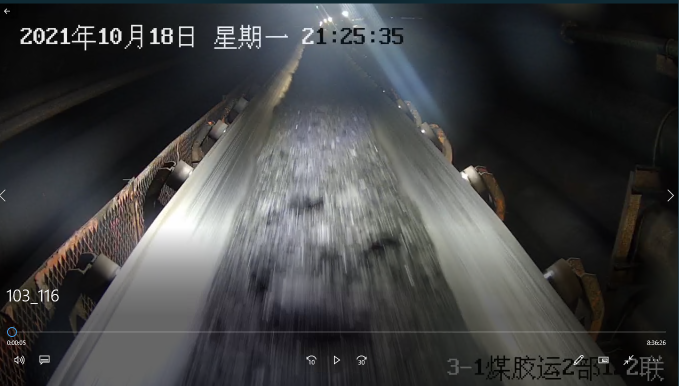
#> input picture CV/deblur/blur.png, 1357 x 771 px (shown at 1/2 size)
$ python '频谱图绘制.py'
#> lines starting #> are read from the running program, lines starting #| are printed output that depends on the picture
import cv2 as cv
import numpy as np
from numpy import fft
from matplotlib import pyplot as plt
from sklearn import preprocessing
import cmath
def main():
    # f = plt.imread("1.png")
    # f = cv.cvtColor(f, cv.COLOR_RGB2GRAY)
    f=cv.imread("blur.png", 0)
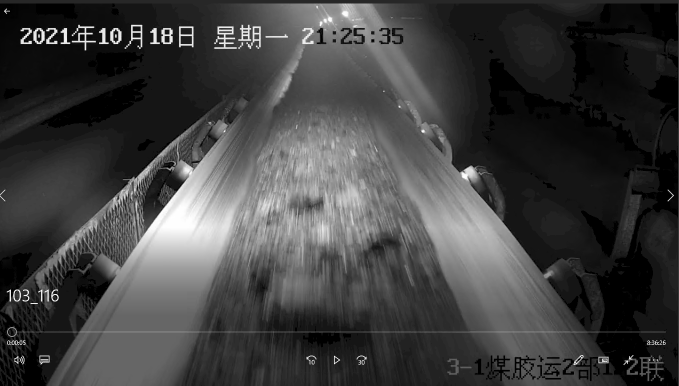
#> f: shape (771, 1357) (shown at 1/2 size); min 0, max 255, mean 63.6
    f = f[100:551, 500:951]
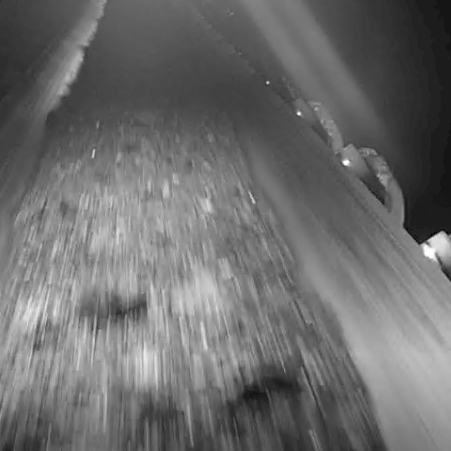
#> f: shape (451, 451); min 0, max 255, mean 108.6

    # [5 lines of commented-out code are left out]

    f = np.fft.fft2(f)
    fshift = np.fft.fftshift(f)
    ft = np.log(np.abs(fshift)+1e-4)
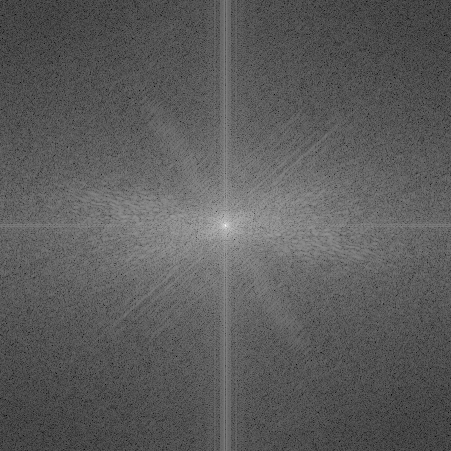
#> ft: shape (451, 451) float64; min 0.952, max 16.91, mean 6.73; drawn with min black and max white
    fft=preprocessing.MinMaxScaler(feature_range=(0, 1), copy=True)
    ishift = np.fft.ifftshift(fshift)
    iimg = np.fft.ifft2(ishift)
    iimg = np.abs(iimg)


    plt.figure("ift")
    plt.imshow(iimg, "gray")
    plt.figure("fft")
    plt.imshow(ft, "gray")
    plt.show()
if __name__ == '__main__':
    main()
